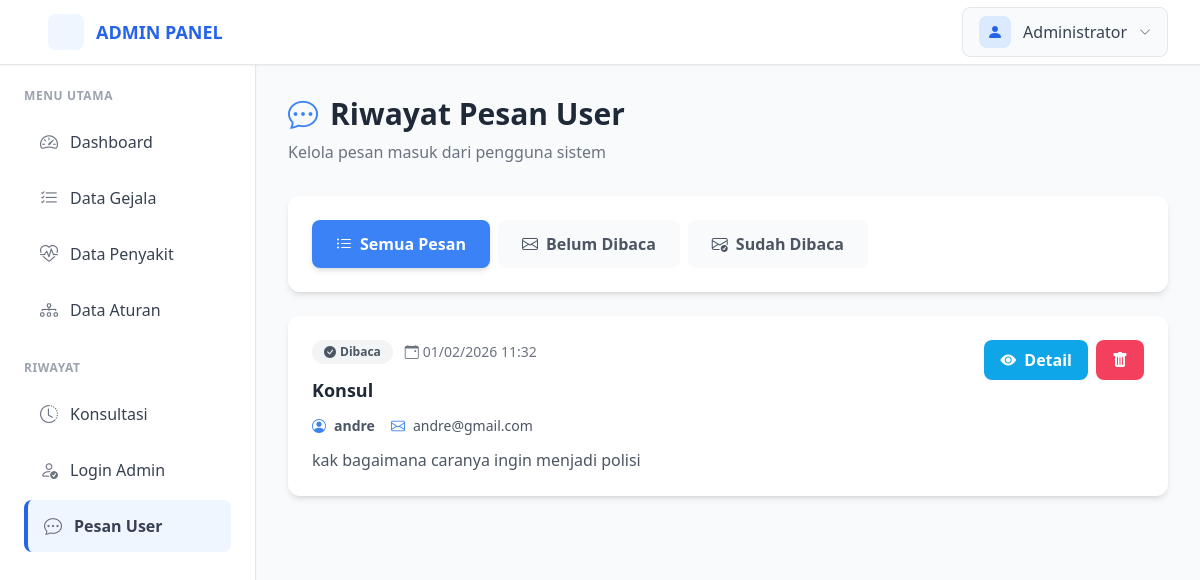
The app's page /riwayat/pesan (signed in), older data.
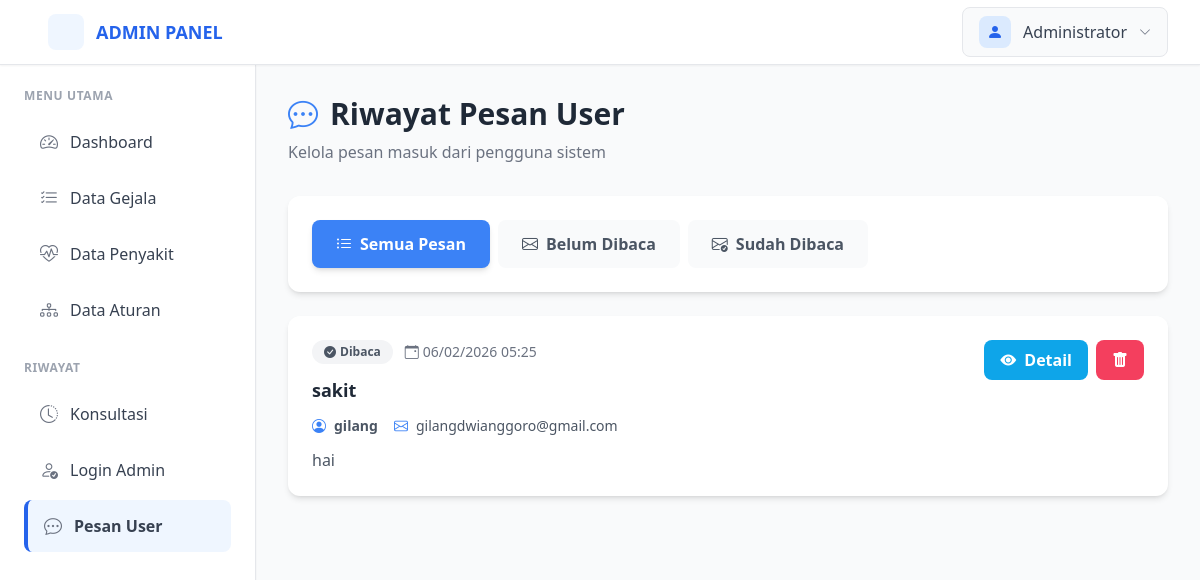
The same page, newer data.
### models/models.py (models this page shows, shortened)
class ContactMessage(db.Model):
    __tablename__ = 'contact_messages'
    id = db.Column(db.Integer, primary_key=True)
    user_id = db.Column(db.Integer, db.ForeignKey('users.id'), nullable=True)
    email = db.Column(db.String(120), nullable=False)
    name = db.Column(db.String(100), nullable=False)
    subject = db.Column(db.String(200), nullable=False)
    message = db.Column(db.Text, nullable=False)
    is_read = db.Column(db.Boolean, default=False)
    created_at = db.Column(db.DateTime, default=datetime.utcnow)

### routes/riwayat.py (the view)
@riwayat_bp.route('/pesan')
@login_required
def pesan_user():
    page = request.args.get('page', 1, type=int)
    filter_status = request.args.get('status', 'all')
    per_page = 20
    query = ContactMessage.query
    if filter_status == 'read':
        query = query.filter_by(is_read=True)
    elif filter_status == 'unread':
        query = query.filter_by(is_read=False)
    pesan_list = query.order_by(ContactMessage.created_at.desc()).paginate(
        page=page, per_page=per_page, error_out=False
    )
    unread_count = ContactMessage.query.filter_by(is_read=False).count()
    return render_template('riwayat/pesan.html',
                         pesan=pesan_list,
                         filter_status=filter_status,
                         unread_count=unread_count)

### templates/riwayat/pesan.html (shortened to what the changed rows need)
{% extends 'base.html' %}
{% block content %}
<div class="mb-6 md:mb-8 flex flex-col md:flex-row md:items-center md:justify-between animate-fade-in gap-4">
    <div>
        <h1 class="text-2xl md:text-3xl font-bold text-gray-800 flex items-center space-x-3">
            <i class="bi bi-chat-dots text-blue-500"></i>
            <span>Riwayat Pesan User</span>
        </h1>
    </div>
</div>
<div class="bg-white rounded-xl shadow-md overflow-hidden animate-fade-in" style="animation-delay: 0.2s;">
    {% if pesan.items %}
    <div class="divide-y divide-gray-100">
        {% for msg in pesan.items %}
        <div class="p-4 md:p-6 hover:bg-blue-50 transition-all duration-200 {% if not msg.is_read %}bg-blue-50 border-l-4 border-blue-400{% endif %} group">
            <div class="flex flex-col md:flex-row md:items-start md:justify-between gap-4">
                <div class="flex-1 space-y-2 md:space-y-3">
                    <div class="flex flex-wrap items-center gap-2 md:gap-3">
                        {% if not msg.is_read %}
                        <span class="inline-flex items-center px-3 py-1 rounded-full text-xs font-bold bg-blue-100 text-blue-700 animate-pulse">
                            <i class="bi bi-circle-fill text-blue-500 text-xs mr-1"></i>Baru
                        </span>
                        {% else %}
                        <span class="inline-flex items-center px-3 py-1 rounded-full text-xs font-semibold bg-gray-100 text-gray-600">
                            <i class="bi bi-check-circle-fill mr-1"></i>Dibaca
                        </span>
                        {% endif %}
                        <span class="text-xs md:text-sm text-gray-500 flex items-center">
                            <i class="bi bi-calendar-event mr-1"></i>
                            {{ msg.created_at.strftime('%d/%m/%Y %H:%M') }}
                        </span>
                    </div>
                    <h3 class="text-base md:text-lg font-bold text-gray-800 group-hover:text-blue-600 transition-colors">
                        {{ msg.subject }}
                    </h3>
                    <div class="flex flex-col sm:flex-row sm:items-center gap-2 sm:gap-4 text-xs md:text-sm text-gray-600">
                        <div class="flex items-center space-x-2">
                            <i class="bi bi-person-circle text-blue-500"></i>
                            <span class="font-semibold">{{ msg.name }}</span>
                        </div>
                        <div class="flex items-center space-x-2">
                            <i class="bi bi-envelope text-blue-500"></i>
                            <span class="break-all">{{ msg.email }}</span>
                        </div>
                    </div>
                    <p class="text-sm md:text-base text-gray-600 line-clamp-2">{{ msg.message }}</p>
                </div>
                <div class="flex items-center gap-2 md:ml-4">
                    <a href="{{ url_for('riwayat.detail_pesan', id=msg.id) }}"
                       class="bg-sky-500 hover:bg-sky-600 text-white px-3 md:px-4 py-2 rounded-lg font-semibold transition-all duration-200 transform hover:scale-105 flex items-center space-x-2 text-sm md:text-base">
                        <i class="bi bi-eye-fill"></i>
                        <span class="hidden sm:inline">Detail</span>
                    </a>
                    <form method="POST" action="{{ url_for('riwayat.delete_pesan', id=msg.id) }}"
                          onsubmit="return confirm('Apakah Anda yakin ingin menghapus pesan ini?')" class="inline">
                        <button type="submit"
                                class="bg-rose-500 hover:bg-rose-600 text-white px-3 md:px-4 py-2 rounded-lg font-semibold transition-all duration-200 transform hover:scale-105 text-sm md:text-base">
                            <i class="bi bi-trash-fill"></i>
                        </button>
                    </form>
                </div>
            </div>
        </div>
        {% endfor %}
    </div>
    {% endif %}
</div>
{% endblock %}

Row changes from the older to the newer data that the page shows:
changed ContactMessage: created_at "01/02/2026 11:32" → "06/02/2026 05:25"; subject "Konsul" → "sakit"; name "andre" → "gilang"; email "andre@gmail.com" → "gilangdwianggoro@gmail.com"; message "kak bagaimana caranya ingin menjadi polisi" → "hai"
